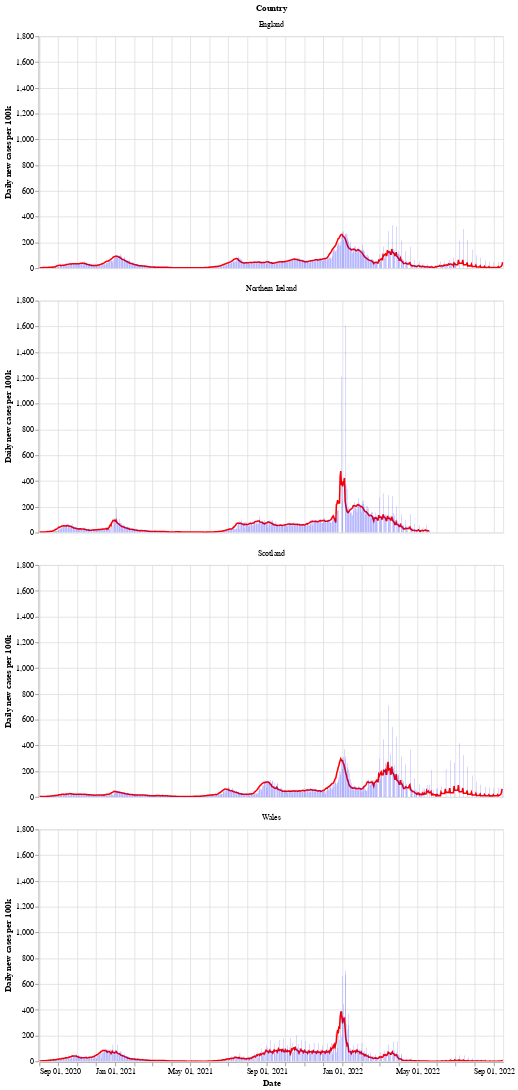

Notebook cell for this chart:
### Markdown cell above
Next is a bar chart of the number of new cases in each country (per 100k population), with the 7 day moving average of cases. Again we see that Wales saw a longer period of raising and falling cases compared to the other countries.

After a period of cases falling, each nation is now seeing a rise in the number of cases - especially in Wales.

### Code cell
# collapse
bars = alt.Chart(uk_cases).mark_bar().encode(
    x=alt.X("yearmonthdate(date):T", axis=alt.Axis(title='Date')),
    y=alt.Y("newCasesRate:Q", axis=alt.Axis(title='Daily new cases per 100k')),
    tooltip='newCasesRate',
    color=alt.condition(
        alt.datum.dailyChange > 0,
        alt.value("orange"),  # The positive color
        alt.value("blue")  # The negative color
    )
).properties(title='New cases per 100k population with rolling 7 day average', width=600).interactive()
line = alt.Chart(uk_cases).mark_line(
    color='red',
    size=2,
).transform_window(
    rolling_mean='mean(newCasesRate)',
    frame=[0, 7],
    groupby=['areaName']
).encode(
    x='yearmonthdate(date):T',
    y='rolling_mean:Q'
)
alt.layer(line, bars, data=uk_cases).facet(alt.Row('areaName', title='Country'), columns=1)

### Figure 1 — Vega-Lite specification as saved in the notebook (floating-point values rounded to 4 significant figures; data arrays with more than 128 entries replaced by an {"elided": "..."} marker saying what was removed)
{"config": {"view": {"continuousWidth": 400, "continuousHeight": 300}}, "data": {"name": "data-991be665d62f730079742653f1161a87"}, "facet": {"type": "nominal", "field": "areaName", "title": "Country"}, "spec": {"layer": [{"mark": {"type": "line", "color": "red", "size": 2}, "encoding": {"x": {"type": "temporal", "field": "date", "timeUnit": "yearmonthdate"}, "y": {"type": "quantitative", "field": "rolling_mean"}}, "transform": [{"window": [{"op": "mean", "field": "newCasesRate", "as": "rolling_mean"}], "frame": [0, 7], "groupby": ["areaName"]}]}, {"mark": "bar", "encoding": {"color": {"condition": {"value": "orange", "test": "(datum.dailyChange > 0)"}, "value": "blue"}, "tooltip": {"type": "quantitative", "field": "newCasesRate"}, "x": {"type": "temporal", "axis": {"title": "Date"}, "field": "date", "timeUnit": "yearmonthdate"}, "y": {"type": "quantitative", "axis": {"title": "Daily new cases per 100k"}, "field": "newCasesRate"}}, "selection": {"selector002": {"type": "interval", "bind": "scales", "encodings": ["x", "y"]}}, "title": "New cases per 100k population with rolling 7 day average", "width": 600}]}, "columns": 1, "$schema": "https://vega.github.io/schema/vega-lite/v4.8.1.json", "datasets": {"data-991be665d62f730079742653f1161a87": {"elided": "2861 records"}}}
